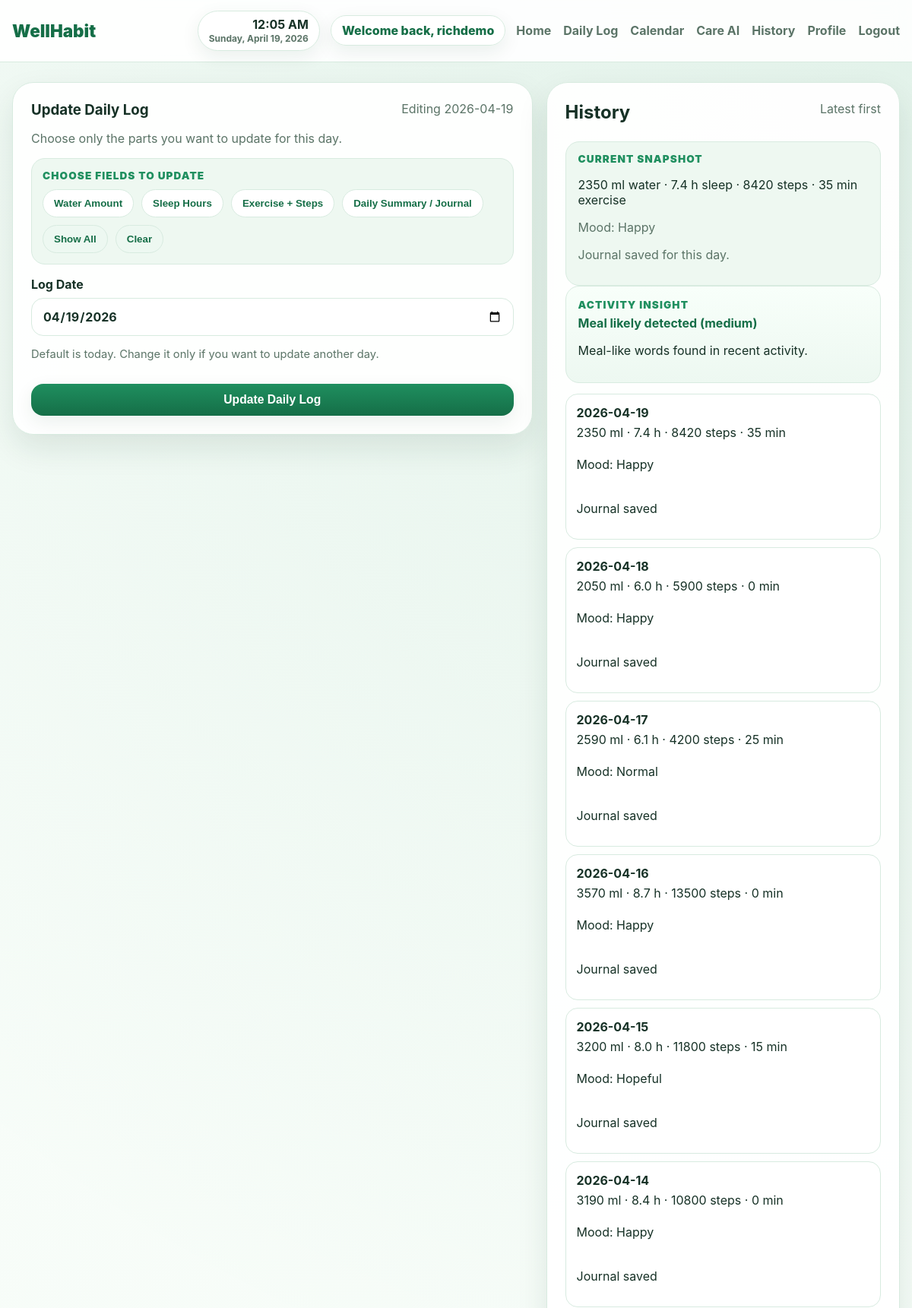
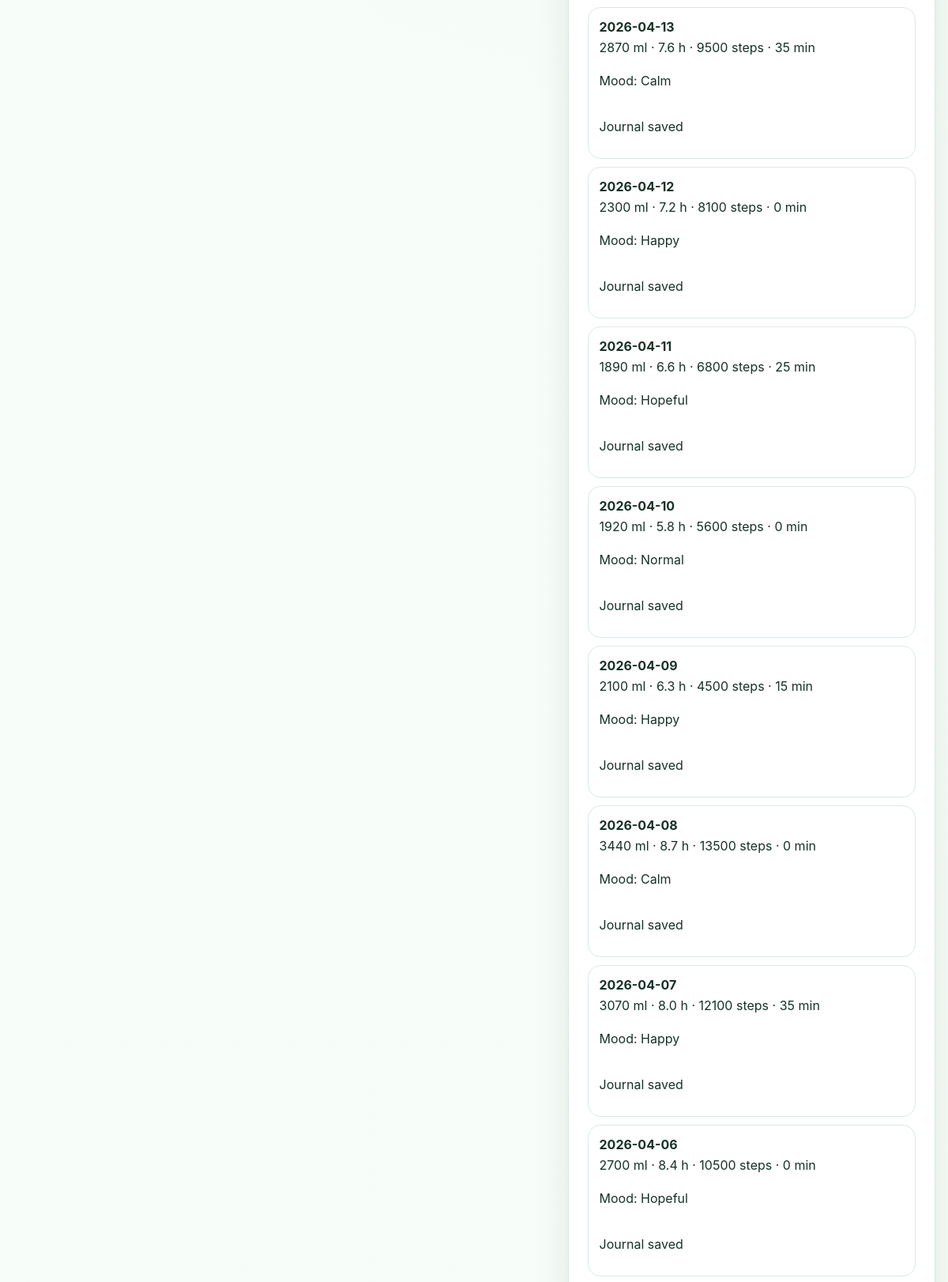
The app's page /logs (signed in, upper part) with its own data (2 pictures, top to bottom).
### app/models.py (models this page shows, shortened)
class User(UserMixin, db.Model):
    id = db.Column(db.Integer, primary_key=True)
    username = db.Column(db.String(80), unique=True, nullable=False)
    email = db.Column(db.String(120), unique=True, nullable=False)
    password_hash = db.Column(db.String(255), nullable=False)
    created_at = db.Column(db.DateTime, default=datetime.utcnow, nullable=False)
    age = db.Column(db.Integer)
    gender_identity = db.Column(db.String(30))
    weight_kg = db.Column(db.Float)
    height_cm = db.Column(db.Float)
    daily_water_goal_ml = db.Column(db.Integer, nullable=False, default=2000)
    daily_sleep_goal_hours = db.Column(db.Float, nullable=False, default=8.0)
    daily_step_goal = db.Column(db.Integer, nullable=False, default=8000)
    daily_exercise_goal_minutes = db.Column(db.Integer, nullable=False, default=30)
    optimal_bedtime = db.Column(db.String(5))
    optimal_wake_time = db.Column(db.String(5))
    hydration_score = db.Column(db.Integer, nullable=False, default=50)
    energy_score = db.Column(db.Integer, nullable=False, default=50)
    fitness_score = db.Column(db.Integer, nullable=False, default=50)
    focus_score = db.Column(db.Integer, nullable=False, default=50)
    mood_score = db.Column(db.Integer, nullable=False, default=50)
    overall_wellness_score = db.Column(db.Integer, nullable=False, default=50)
    wellness_summary = db.Column(db.Text)
    wellness_updated_at = db.Column(db.DateTime)
    daily_logs = db.relationship('DailyLog', backref='user', lazy=True, cascade='all, delete-orphan')
    tasks = db.relationship('Task', backref='user', lazy=True, cascade='all, delete-orphan')
    calendar_events = db.relationship('CalendarEvent', backref='user', lazy=True, cascade='all, delete-orphan')
    pomodoro_sessions = db.relationship('PomodoroSession', backref='user', lazy=True, cascade='all, delete-orphan')
    hydration_prompts = db.relationship('HydrationPrompt', backref='user', lazy=True, cascade='all, delete-orphan')
    activity_entries = db.relationship('ActivityEntry', backref='user', lazy=True, cascade='all, delete-orphan')
    mood_entries = db.relationship('MoodEntry', backref='user', lazy=True, cascade='all, delete-orphan')

class DailyLog(db.Model):
    id = db.Column(db.Integer, primary_key=True)
    user_id = db.Column(db.Integer, db.ForeignKey('user.id'), nullable=False)
    log_date = db.Column(db.Date, default=date.today, nullable=False, index=True)
    water_ml = db.Column(db.Integer, nullable=False, default=0)
    sleep_hours = db.Column(db.Float, nullable=False, default=0)
    sleep_quality = db.Column(db.String(20), nullable=False, default='Average')
    steps = db.Column(db.Integer, nullable=False, default=0)
    exercise_minutes = db.Column(db.Integer, nullable=False, default=0)
    notes = db.Column(db.Text)
    journal_text = db.Column(db.Text)
    mood_label = db.Column(db.String(40))
    mood_custom_text = db.Column(db.String(120))
    activity_text = db.Column(db.Text)
    ai_meal_detected = db.Column(db.Boolean, nullable=False, default=False)
    ai_meal_confidence = db.Column(db.String(20))
    ai_feedback = db.Column(db.Text)
    last_meal_detected_at = db.Column(db.DateTime)
    created_at = db.Column(db.DateTime, default=datetime.utcnow, nullable=False)
    hydration_prompts = db.relationship('HydrationPrompt', backref='daily_log', lazy=True)

### app/routes.py (the view, shortened to what this page needs)
    @app.route('/logs', methods=['GET', 'POST'])
    @login_required
    def logs():
        selected_date = _parse_date(request.values.get('log_date'), fallback=_parse_date(request.args.get('date'), fallback=local_today()))
        current_log = DailyLog.query.filter_by(user_id=current_user.id, log_date=selected_date).first()
        all_logs = DailyLog.query.filter_by(user_id=current_user.id).order_by(DailyLog.log_date.desc()).all()
        due_prompt, upcoming_prompt = _get_due_and_upcoming_prompt(current_user.id)
        db.session.commit()
        morning_prompt_record = HydrationPrompt.query.filter(
            HydrationPrompt.user_id == current_user.id,
            HydrationPrompt.prompt_type == 'morning',
            HydrationPrompt.response_status.in_(['pending', 'not_yet']),
            db.func.date(HydrationPrompt.due_at) == local_today(),
        ).order_by(HydrationPrompt.due_at.asc(), HydrationPrompt.id.asc()).first()
        return render_template(
            'logs.html',
            current_log=current_log,
            selected_date=selected_date,
            all_logs=all_logs,
            due_hydration_prompt=_serialize_prompt(due_prompt),
            upcoming_hydration_prompt=_serialize_prompt(upcoming_prompt),
            morning_hydration_prompt=_serialize_prompt(morning_prompt_record),
            morning_prompt_exists=bool(morning_prompt_record),
            current_snapshot=_progress_snapshot(current_user, current_log),
            mood_options=MOOD_OPTIONS,
            mood_emoji_choices=EMOJI_MOOD_CHOICES,
            selected_mood_emoji=_selected_mood_emoji(getattr(current_log, 'mood_label', None)),
        )

### app/models.py (called while the page is built)
@login_manager.user_loader
def load_user(user_id):
    return db.session.get(User, int(user_id))

### app/routes.py (called while the page is built, shortened)
def _selected_mood_emoji(mood_label: str | None) -> str:
    return EMOJI_BY_LABEL.get((mood_label or '').strip().lower(), '')

def local_now() -> datetime:
    return datetime.now(LOCAL_TZ)

def local_today() -> date:
    return local_now().date()

def _parse_date(value: str, fallback: date | None = None) -> date:
    clean = (value or '').strip()
    if not clean:
        return fallback or local_today()
    try:
        return datetime.strptime(clean, '%Y-%m-%d').date()
    except (TypeError, ValueError):
        return fallback or local_today()

def _roll_over_pending_tasks(user_id: int) -> None:
    today = local_today()
    overdue_tasks = Task.query.filter(
        Task.user_id == user_id,
        Task.task_date < today,
        Task.completed.is_(False),
        db.or_(Task.task_type.is_(None), Task.task_type != 'meal'),
    ).order_by(Task.task_date.asc(), Task.sort_order.asc(), Task.created_at.asc()).all()
    if not overdue_tasks:
        return

def _ensure_daily_morning_prompt(user_id: int) -> HydrationPrompt | None:
    user = db.session.get(User, user_id)
    if not user:
        return None
    now = local_now().replace(tzinfo=None)
    today = now.date()
    wake_dt, _ = _sleep_schedule_for_date(user, today)
    wake_due = wake_dt.replace(tzinfo=None)
    if now < wake_due or now.hour >= 12:
        return None

def _parse_clock_text(value: str | None, fallback: str) -> datetime.time:
    text_value = (value or fallback or '').strip() or fallback
    try:
        return datetime.strptime(text_value, '%H:%M').time()
    except ValueError:
        return datetime.strptime(fallback, '%H:%M').time()

def _sleep_schedule_for_date(user: User, target_date: date) -> tuple[datetime, datetime]:
    wake_time = _parse_clock_text(user.optimal_wake_time, '07:00')
    bed_time = _parse_clock_text(user.optimal_bedtime, '22:00')
    wake_dt = datetime.combine(target_date, wake_time)
    bedtime_dt = datetime.combine(target_date, bed_time)
    if bedtime_dt <= wake_dt:
        bedtime_dt += timedelta(days=1)
    return wake_dt, bedtime_dt

def _consume_wellness_feedback() -> dict | None:
    if not has_request_context():
        return None
    return session.pop('pending_wellness_feedback', None)

### app/templates/logs.html (shortened to what this page needs)
{% extends 'base.html' %}
{% block content %}
<section class="split-grid logs-split-grid">
    <article class="card">
        <div class="section-title-row">
            <div>
                <h1>Update Daily Log</h1>
                <p class="muted">Choose only the parts you want to update for this day.</p>
            </div>
            <span class="muted">Editing {{ selected_date }}</span>
        </div>
        <div class="field-picker-box">
            <p class="eyebrow">Choose fields to update</p>
            <div class="field-chip-row" id="field-picker-row">
                <button class="field-chip" type="button" data-target="field-water">Water Amount</button>
                <button class="field-chip" type="button" data-target="field-sleep">Sleep Hours</button>
                <button class="field-chip" type="button" data-target="field-exercise">Exercise + Steps</button>
                <button class="field-chip" type="button" data-target="field-journal">Daily Summary / Journal</button>
                <button class="field-chip secondary-chip" type="button" id="show-all-fields">Show All</button>
                <button class="field-chip secondary-chip" type="button" id="clear-all-fields">Clear</button>
            </div>
        </div>
        <form method="post" class="form-grid two-columns optional-log-form" id="daily-log-form">
            <div class="full-width">
                <label>Log Date
                    <input type="date" name="log_date" value="{{ selected_date.isoformat() }}" required>
                </label>
                <p class="muted small">Default is today. Change it only if you want to update another day.</p>
            </div>
            <button class="btn primary full-width" type="submit">Update Daily Log</button>
        </form>
    </article>
    <article class="card">
        <div class="section-title-row">
            <h2>History</h2>
            <span class="muted">Latest first</span>
        </div>
        <div class="profile-note-box">
            <p class="eyebrow">Current Snapshot</p>
            <p>{{ current_snapshot.water_ml }} ml water · {{ current_snapshot.sleep_hours }} h sleep · {{ current_snapshot.steps }} steps · {{ current_snapshot.exercise_minutes }} min exercise</p>
            {% if current_log and (current_log.mood_label or current_log.mood_custom_text) %}
                <p class="muted">Mood: {{ current_log.mood_custom_text if current_log.mood_label == 'custom' and current_log.mood_custom_text else (current_log.mood_label or '').replace('_', ' ').title() }}</p>
            {% endif %}
            {% if current_snapshot.journal_text %}
                <p class="muted">Journal saved for this day.</p>
            {% endif %}
        </div>
        {% if current_log and current_log.ai_feedback %}
            <div class="ai-feedback-box">
                <p class="eyebrow">Activity Insight</p>
                <strong>
                    {% if current_log.ai_meal_detected %}
                        Meal likely detected ({{ current_log.ai_meal_confidence or 'medium' }})
                    {% else %}
                        No meal detected ({{ current_log.ai_meal_confidence or 'low' }})
                    {% endif %}
                </strong>
                <p>{{ current_log.ai_feedback }}</p>
            </div>
        {% endif %}
        <div class="history-list">
            {% for log in all_logs %}
                <a class="history-item" href="{{ url_for('logs', date=log.log_date.isoformat()) }}">
                    <strong>{{ log.log_date }}</strong>
                    <span>{{ log.water_ml }} ml · {{ log.sleep_hours }} h · {{ log.steps }} steps · {{ log.exercise_minutes }} min</span>
                    {% if log.mood_label or log.mood_custom_text %}<p>Mood: {{ log.mood_custom_text if log.mood_label == 'custom' and log.mood_custom_text else (log.mood_label or '').replace('_', ' ').title() }}</p>{% endif %}
                    {% if log.journal_text %}<p>Journal saved</p>{% endif %}
                </a>
            {% else %}
                <p class="muted">No records yet.</p>
            {% endfor %}
        </div>
    </article>
</section>
{% endblock %}

### app/templates/base.html (shortened to what this page needs)
<!doctype html>
<html lang="en">
<head>
    <link rel="stylesheet" href="{{ url_for('static', filename='style.css') }}">
</head>
<body>
    <nav class="navbar">
        <div class="container nav-inner">
            <div class="nav-left-zone">
                <a class="brand" href="{{ url_for('index') }}">WellHabit</a>
            </div>
            <div class="nav-right-zone">
                <div class="nav-clock" id="nav-local-time-wrap">
                    <div class="nav-clock-stack">
                        <strong id="nav-local-time">{{ nav_local_time }}</strong>
                        <span>{{ nav_local_date }}</span>
                    </div>
                </div>
                {% if current_user.is_authenticated %}
                    <span class="welcome-pill">Welcome back, {{ current_user.username }}</span>
                {% endif %}
                <div class="nav-links">
                    {% if current_user.is_authenticated %}
                        <a href="{{ url_for('dashboard') }}">Home</a>
                        <a href="{{ url_for('logs') }}">Daily Log</a>
                        <a href="{{ url_for('calendar_view') }}">Calendar</a>
                        <a href="{{ url_for('care_chat_page') }}">Care AI</a>
                        <a href="{{ url_for('history_view') }}">History</a>
                        <a href="{{ url_for('profile') }}">Profile</a>
                        <a href="{{ url_for('logout') }}">Logout</a>
                    {% else %}
                        <a href="{{ url_for('login') }}">Login</a>
                        <a href="{{ url_for('register') }}">Register</a>
                    {% endif %}
                </div>
            </div>
        </div>
    </nav>
    <main class="container page">
        {% block content %}{% endblock %}
    </main>
</body>
</html>

### records on screen
User: username "richdemo"
DailyLog: water_ml "2350", sleep_hours "7.4", steps "8420", mood_label "Happy", ai_meal_confidence "medium", ai_feedback "Meal-like words found in recent activity.", log_date "2026-04-19", exercise_minutes "35", shows "Journal saved"
DailyLog: log_date "2026-04-18", water_ml "2050", sleep_hours "6.0", steps "5900", exercise_minutes "0", mood_label "Happy", shows "Journal saved"
DailyLog: log_date "2026-04-17", water_ml "2590", sleep_hours "6.1", steps "4200", exercise_minutes "25", mood_label "Normal", shows "Journal saved"
DailyLog: log_date "2026-04-16", water_ml "3570", sleep_hours "8.7", steps "13500", exercise_minutes "0", mood_label "Happy", shows "Journal saved"
DailyLog: log_date "2026-04-15", water_ml "3200", sleep_hours "8.0", steps "11800", exercise_minutes "15", mood_label "Hopeful", shows "Journal saved"
DailyLog: log_date "2026-04-14", water_ml "3190", sleep_hours "8.4", steps "10800", exercise_minutes "0", mood_label "Happy", shows "Journal saved"
DailyLog: log_date "2026-04-13", water_ml "2870", sleep_hours "7.6", steps "9500", exercise_minutes "35", mood_label "Calm", shows "Journal saved"
DailyLog: log_date "2026-04-12", water_ml "2300", sleep_hours "7.2", steps "8100", exercise_minutes "0", mood_label "Happy", shows "Journal saved"
DailyLog: log_date "2026-04-11", water_ml "1890", sleep_hours "6.6", steps "6800", exercise_minutes "25", mood_label "Hopeful", shows "Journal saved"
DailyLog: log_date "2026-04-10", water_ml "1920", sleep_hours "5.8", steps "5600", exercise_minutes "0", mood_label "Normal", shows "Journal saved"
DailyLog: log_date "2026-04-09", water_ml "2100", sleep_hours "6.3", steps "4500", exercise_minutes "15", mood_label "Happy", shows "Journal saved"
DailyLog: log_date "2026-04-08", water_ml "3440", sleep_hours "8.7", steps "13500", exercise_minutes "0", mood_label "Calm", shows "Journal saved"
DailyLog: log_date "2026-04-07", water_ml "3070", sleep_hours "8.0", steps "12100", exercise_minutes "35", mood_label "Happy", shows "Journal saved"
DailyLog: log_date "2026-04-06", water_ml "2700", sleep_hours "8.4", steps "10500", exercise_minutes "0", mood_label "Hopeful", shows "Journal saved"

### other values on screen
{{ nav_local_date }} "Sunday, April 19, 2026"
{{ selected_date }} "2026-04-19"
{{ current_snapshot.exercise_minutes }} "35"
